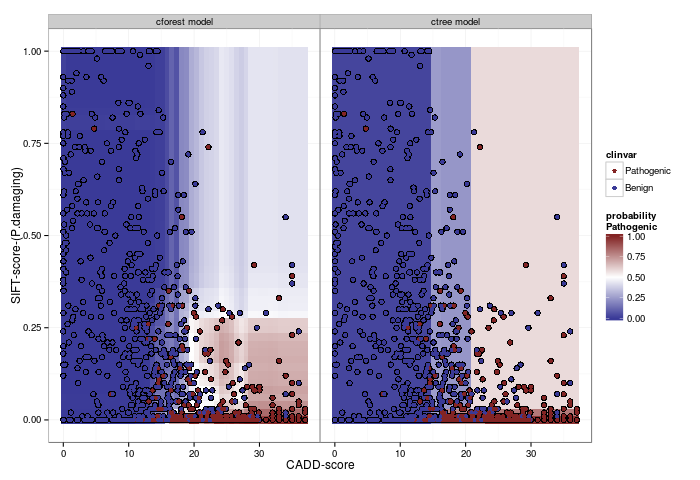

R code for this plot:
works_with_R("3.2.3", data.table="1.9.7", ggplot2="1.0.1", party="1.0.13",
             scales="0.2.5")

load("trainData.RData")
load("folds.RData")

train.dt <- with(trainData, data.table(clinvar=factor(label.vec), feature.mat))
##train.dt[, MutationTaster := ifelse(is.na(`MutationTaster-score`), -0.5, `MutationTaster-score`)]
train.dt[, VEST3 := ifelse(is.na(VEST3_score), -0.5, VEST3_score)]

ggplot()+
  scale_y_continuous(breaks=c(-0.5, 0, 0.5, 1),
                     labels=c("NA", 0, 0.5, 1))+
  geom_point(aes(CADD_phred, VEST3, color=clinvar),
             shape=1,
             data=train.dt)

n.grid <- 50
grid.dt <- data.table(expand.grid(
  `CADD-score`=seq(0, max(train.dt[, `CADD-score`]), l=n.grid),
  `SIFT-score-(P.damaging)`=seq(0, 1, l=n.grid)))
grid.contour.list <- list()
for(fun.name in c("ctree", "cforest")){
  fun <- get(fun.name)
  fit <- fun(clinvar ~ `CADD-score` + `SIFT-score-(P.damaging)`,
             data=train.dt)
  pred.list <- treeresponse(fit, grid.dt)
  is.pathogenic <- levels(train.dt$clinvar)=="Pathogenic"
  grid.dt$prob.Pathogenic <- sapply(pred.list, function(df.or.vec){
    unlist(df.or.vec)[is.pathogenic]
  })
  grid.contour.list[[fun.name]] <- data.table(fun.name, grid.dt)
}
grid.contour <- do.call(rbind, grid.contour.list)

gg <- ggplot()+
  geom_tile(aes(`CADD-score`, `SIFT-score-(P.damaging)`,
                fill=prob.Pathogenic),
            shape=".",
            data=grid.contour)+
  geom_point(aes(`CADD-score`, `SIFT-score-(P.damaging)`),
             size=3,
             color="black",
             data=train.dt)+
  geom_point(aes(`CADD-score`, `SIFT-score-(P.damaging)`, color=clinvar),
             size=2,
             data=train.dt)+
  scale_color_manual(values=c(Benign=muted("blue"), Pathogenic=muted("red")),
                     breaks=c("Pathogenic", "Benign"))+
  scale_fill_gradient2("probability\nPathogenic", midpoint=0.5,
                       low=muted("blue"), high=muted("red"),
                       limits=c(0, 1))+
  ## scale_fill_manual(values=c(Benign="white", Pathogenic="black"))+
  ## scale_color_gradient2("probability\nPathogenic", midpoint=0.5,
  ##                       limits=c(0, 1))+
  ## geom_tile(aes(`CADD-score`, `SIFT-score-(P.damaging)`,
  ##               color=prob.Pathogenic),
  ##           shape=".",
  ##           data=grid.contour)+
  ## geom_point(aes(`CADD-score`, `SIFT-score-(P.damaging)`, fill=clinvar),
  ##            shape=21,
  ##            data=train.dt)+
  ## geom_point(aes(`CADD-score`, `SIFT-score-(P.damaging)`,
  ##                color=prob.Pathogenic),
  ##            shape=".",
  ##            data=grid.contour)+
  ## geom_contour(aes(`CADD-score`, `SIFT-score-(P.damaging)`,
  ##                  z=cforest, color=..level..),
  ##              data=grid.dt)+
  theme_bw()+
  theme(panel.margin=grid::unit(0, "lines"))+
  facet_grid(. ~ fun.name, labeller=function(var, val){
    paste(val, "model")
  })

png("figure-two-features.png", width=700)
print(gg)
dev.off()
